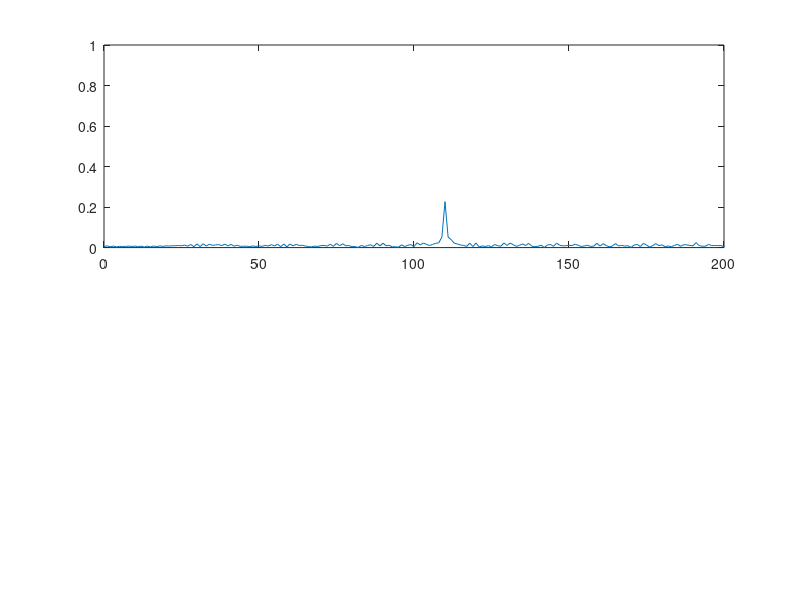
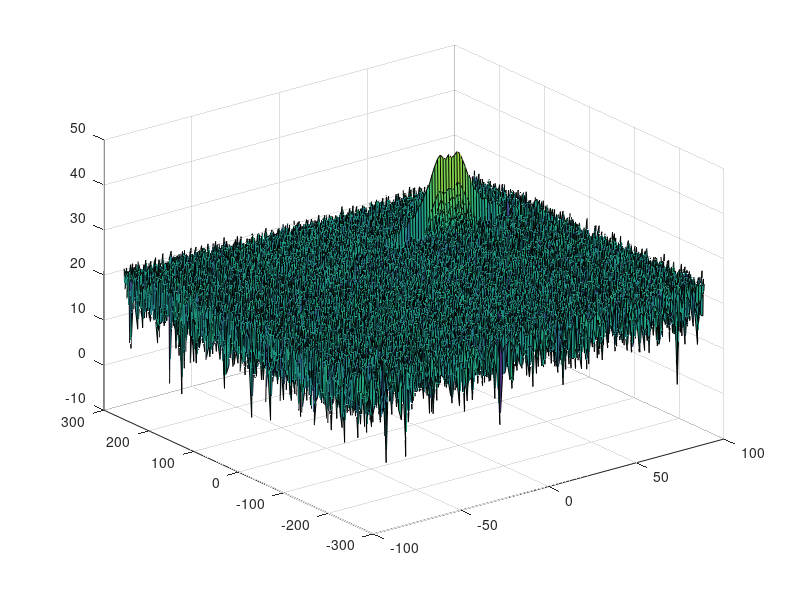

The MATLAB script that drew these images, in order: (Note: this script raises an error after producing the figures.)
clear all
clc;

%% Radar Specifications
%%%%%%%%%%%%%%%%%%%%%%%%%%%
% Frequency of operation = 77GHz
% Max Range = 200m
% Range Resolution = 1 m
% Max Velocity = 100 m/s
%%%%%%%%%%%%%%%%%%%%%%%%%%%
c = 3e8;
range_res = 1;
max_range = 200;
max_v = 100;

%speed of light = 3e8
%% User Defined Range and Velocity of target
% define the target's initial position and velocity. Note : Velocity
% remains contant
R = 110;  % Initial distance of the target
v = 50;   % speed of the target


%% FMCW   Generation

% Design the FMCW waveform by giving the specs of each of its parameters.
% Calculate the Bandwidth (B), Chirp Time (Tchirp) and Slope (slope) of the FMCW
% chirp using the requirements above.
B = c/(2*range_res);
Tchirp = 5.5 * 2 * max_range / c;
slope = B / Tchirp;

%Operating carrier frequency of Radar
fc= 77e9;             %carrier freq


%The number of chirps in one sequence. Its ideal to have 2^ value for the ease of running the FFT
%for Doppler Estimation.
Nd=128;                   % #of doppler cells OR #of sent periods % number of chirps

%The number of samples on each chirp.
Nr=1024;                  %for length of time OR # of range cells

% Timestamp for running the displacement scenario for every sample on each
% chirp
t=linspace(0,Nd*Tchirp,Nr*Nd); %total time for samples


%Creating the vectors for Tx, Rx and Mix based on the total samples input.
Tx=zeros(1,length(t)); %transmitted signal
Rx=zeros(1,length(t)); %received signal
Mix = zeros(1,length(t)); %beat signal

%Similar vectors for range_covered and time delay.
r_t=zeros(1,length(t));
td=zeros(1,length(t));


%% Signal generation and Moving Target simulation
% Running the radar scenario over the time.

for i=1:length(t)

    %For each time stamp update the Range of the Target for constant velocity.
    r_t(i) = v*t(i) + R;
    td(i) = 2*r_t(i) / c;

    %For each time sample we need update the transmitted and
    %received signal.
    Tx(i) = cos(2*pi * (fc*t(i) + slope*t(i)^2/2));
    Rx(i) = cos(2*pi * (fc*(t(i) - td(i)) + slope*(t(i) - td(i))^2/2));

    %Now by mixing the Transmit and Receive generate the beat signal
    %This is done by element wise matrix multiplication of Transmit and
    %Receiver Signal
    Mix(i) = Tx(i) .* Rx(i);

end

%% RANGE MEASUREMENT

%reshape the vector into Nr*Nd array. Nr and Nd here would also define the size of
%Range and Doppler FFT respectively.
Mix = reshape(Mix, [Nr, Nd]);

%run the FFT on the beat signal along the range bins dimension (Nr) and
%normalize.
Y = fft(Mix(:, 1)');

% Take the absolute value of FFT output
P2 = abs(Y/Nr);

% Output of FFT is double sided signal, but we are interested in only one side of the spectrum.
% Hence we throw out half of the samples.
P1 = P2(1:Nr/2+1);

%plotting the range
figure ('Name','Range from First FFT')
subplot(2,1,1)

 % plot FFT output
plot(0:Nr/2, P1);

axis ([0 200 0 1]);
%% RANGE DOPPLER RESPONSE
% The 2D FFT implementation is already provided here. This will run a 2DFFT
% on the mixed signal (beat signal) output and generate a range doppler
% map.You will implement CFAR on the generated RDM


% Range Doppler Map Generation.

% The output of the 2D FFT is an image that has reponse in the range and
% doppler FFT bins. So, it is important to convert the axis from bin sizes
% to range and doppler based on their Max values.

Mix=reshape(Mix,[Nr,Nd]);

% 2D FFT using the FFT size for both dimensions.
sig_fft2 = fft2(Mix,Nr,Nd);

% Taking just one side of signal from Range dimension.
sig_fft2 = sig_fft2(1:Nr/2,1:Nd);
sig_fft2 = fftshift (sig_fft2);
RDM = abs(sig_fft2);
RDM = 10*log10(RDM) ;

%use the surf function to plot the output of 2DFFT and to show axis in both
%dimensions
doppler_axis = linspace(-100,100,Nd);
range_axis = linspace(-200,200,Nr/2)*((Nr/2)/400);
figure,surf(doppler_axis,range_axis,RDM);

%% CFAR implementation

%Slide Window through the complete Range Doppler Map

%Select the number of Training Cells in both the dimensions.
Tr = 20;
Td = 10;

%Select the number of Guard Cells in both dimensions around the Cell under
%test (CUT) for accurate estimation
Gr = 10;
Gd = 5;
% offset the threshold by SNR value in dB
offset = 7;

%Create a vector to store noise_level for each iteration on training cells
noise_level = zeros(1,1);


%Slides the CUT across range doppler map by giving margins at the edges for 
%Training and Guard Cells.
%For every iteration sum the signal level within all the training cells.
%To sum convert the value from logarithmic to linear using db2pow function.
%Average the summed values for all of the training cells used.
%After averaging convert it back to logarithimic using pow2db.
%Further add the offset to it to determine the threshold.
%Next, compare the signal under CUT with this threshold.
%If the CUT level > threshold assign it a value of 1, else equate it to 0.
training_area = (2*Tr+2*Gr+1)*(2*Td+2*Gd+1) - (2*Gr+1)*(2*Gd+1);

for x=1:(Nr/2 - (2*Tr + 2*Gr + 1))
  for y=1:(Nd - (2*Td + 2*Gd + 1))
    % Use RDM[x,y] as the matrix from the output of 2D FFT for implementing
    % CFAR
    noise_level(1) = sum(db2pow(RDM(x:x+2*Tr+2*Gr+1, y:y+2*Td+2*Gd+1)), 'all');
    noise_level(2) = sum(db2pow(RDM(x+Tr:x+Tr+2*Gr+1, y+Td:y+Td+2*Gd+1)), 'all');

    noise_training = noise_level(1) - noise_level(2);
    threshold = (noise_training / training_area) * offset;
    threshold = pow2db(threshold);

    if RDM(x+Tr+Gr, y+Td+Gd) < threshold
      RDM(x+Tr+Gr, y+Td+Gd) = 0;
    else
      RDM(x+Tr+Gr, y+Td+Gd) = 1;
    end
  end
end


% The process above will generate a thresholded block, which is smaller
%than the Range Doppler Map as the CUT cannot be located at the edges of
%matrix. Hence,few cells will not be thresholded. To keep the map size same
% set those values to 0.
RDM(1:(Tr+Gr), :) = 0;
RDM(end-Tr-Gr:end, :) = 0;
RDM(:, 1:(Td+Gd)) = 0;
RDM(:, end-Td-Gd:end) = 0;

%display the CFAR output using the Surf function like we did for Range
%Doppler Response output.
figure,surf(doppler_axis,range_axis,RDM);
colorbar;
